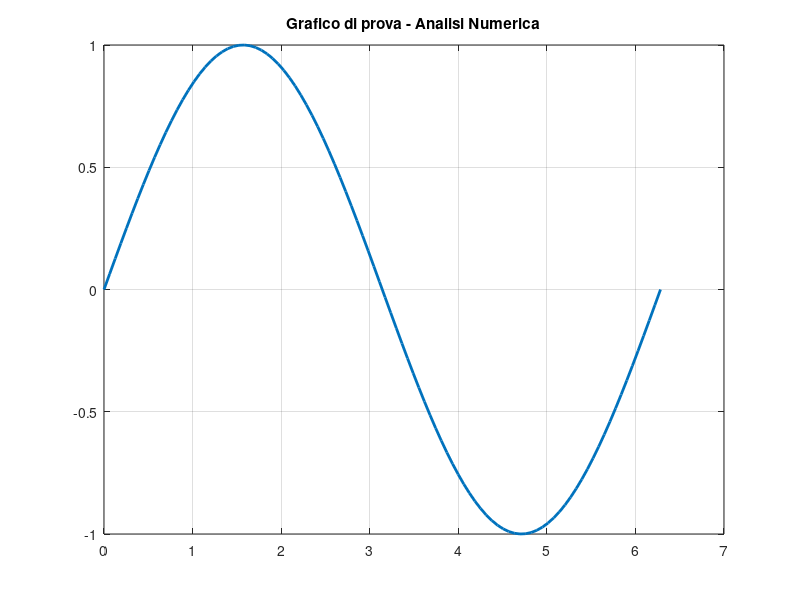

Write the MATLAB code that produced this figure.
% Test di collegamento MATLAB - GitHub
clear; clc;

disp('Ciao GitHub! MATLAB è collegato con successo.');

% Facciamo un piccolo calcolo numerico di prova
x = linspace(0, 2*pi, 100);
y = sin(x);

plot(x, y, 'LineWidth', 2);
grid on;
title('Grafico di prova - Analisi Numerica');
